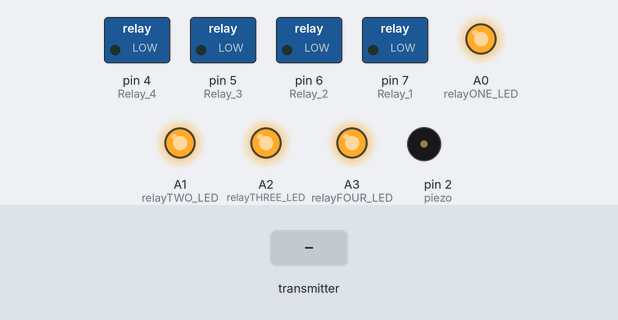
A sketch run on a simulated Arduino Uno, built with avr-gcc and run on an emulated ATmega328P. Shown: switched loads named in the sketch (green lamp = pin HIGH), output pins drawn as LEDs (lit = HIGH), buzzer (waves = sounding). The test bench sets the inputs (shaded band). No radio packets arrive unless stated; what the sketch prints to the serial monitor is not drawn.

Above: at 4.1 s.
At 6.1 s:
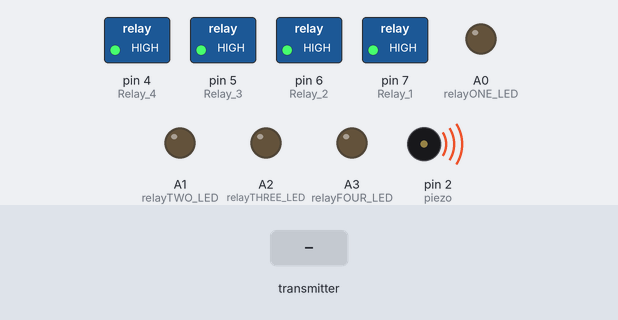
At 8.4 s:
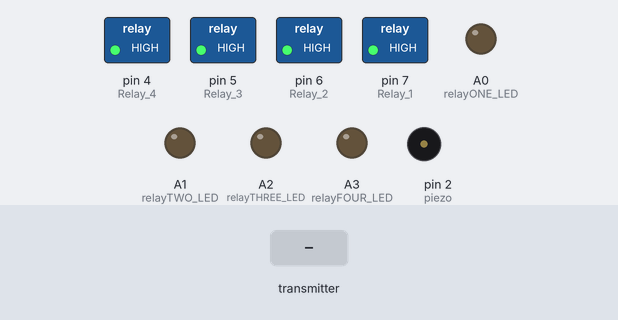
8.5 s: the transmitter starts sending msg.0 = 0
Timing chart, 0 to 11.5 s (numbered marks = the images above; inputs shaded):
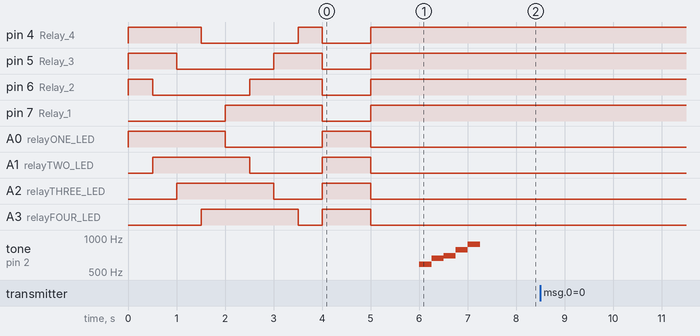

The sketch:

RELAY_RECEIVER_CODE.ino
```cpp
#include <SPI.h>
#include <nRF24L01.h>
#include <RF24.h>

#define RELAY_ON 0
#define RELAY_OFF 1

#define Relay_1 7
#define Relay_2 6
#define Relay_3 5
#define Relay_4 4

int piezo = 2;
int duration = 250;
int notes[] = {587, 659, 698, 783, 880};

int msg[1];
RF24 radio(9,10);//check your pin number on RF24 github check you have the right
//pin number for the arduino you're using. this pin is diffrent for diffrent arduino models.

const uint64_t pipe = 0xF0F0F0F0D2L;
int relayONE_LED = A0;
int relayTWO_LED = A1;
int relayTHREE_LED = A2;
int relayFOUR_LED = A3;

boolean circuitActive = false;

void setup(void)
{
  pinMode(piezo, OUTPUT);
  Serial.begin(9600);
  digitalWrite(Relay_1, RELAY_OFF);
  digitalWrite(Relay_2, RELAY_OFF);
  digitalWrite(Relay_3, RELAY_OFF);
  digitalWrite(Relay_4, RELAY_OFF);

  radio.begin();
  radio.openReadingPipe(1, pipe);
  radio.startListening();

  pinMode(Relay_1, OUTPUT);
  pinMode(Relay_2, OUTPUT);
  pinMode(Relay_3, OUTPUT);
  pinMode(Relay_4, OUTPUT);
  pinMode(relayONE_LED, OUTPUT);
  pinMode(relayTWO_LED, OUTPUT);
  pinMode(relayTHREE_LED, OUTPUT);
  pinMode(relayFOUR_LED, OUTPUT);
  relayTest();
}

void loop(void)
{
  if(circuitActive == true)
  {
  if(radio.available()){
    bool done = false;
    while (!done) {
      done = radio.read(msg, 1);
      Serial.println(msg[0]);
      if (msg[0] == 10) {
      digitalWrite(Relay_1, RELAY_ON);
      digitalWrite(relayONE_LED, HIGH);
      }else if(msg[0] == 11){
        digitalWrite(Relay_1, RELAY_OFF);
        digitalWrite(relayONE_LED, LOW);
      }else if(msg[0] == 12){
        digitalWrite(Relay_2, RELAY_ON);
        digitalWrite(relayTWO_LED, HIGH);
      }else if(msg[0] == 13){
        digitalWrite(Relay_2, RELAY_OFF);
        digitalWrite(relayTWO_LED, LOW);
      }else if(msg[0] == 14){
        digitalWrite(Relay_3, RELAY_ON);
        digitalWrite(relayTHREE_LED, HIGH);
      }else if(msg[0] == 15){
        digitalWrite(Relay_3, RELAY_OFF);
        digitalWrite(relayTHREE_LED, LOW);
      }else if(msg[0] == 16){
        digitalWrite(Relay_4, RELAY_ON);
        digitalWrite(relayFOUR_LED, HIGH);
      }else if(msg[0] == 17){
        digitalWrite(Relay_4, RELAY_OFF);
        digitalWrite(relayFOUR_LED, LOW);
        }
      }
    }
  }
}

void relayTest(){
 //---( Turn all 4 relays ON in sequence)--//
  digitalWrite(Relay_1, RELAY_ON);
  digitalWrite(relayONE_LED, HIGH);
  delay(500);
  digitalWrite(Relay_2, RELAY_ON);
  digitalWrite(relayTWO_LED, HIGH);
  delay(500);
  digitalWrite(Relay_3, RELAY_ON);
  digitalWrite(relayTHREE_LED, HIGH);
  delay(500);
  digitalWrite(Relay_4, RELAY_ON);
  digitalWrite(relayFOUR_LED, HIGH);
  delay(500);
 //---( Turn all 4 relays OFF in sequence)--//
  digitalWrite(Relay_1, RELAY_OFF);
  digitalWrite(relayONE_LED, LOW);
  delay(500);
  digitalWrite(Relay_2, RELAY_OFF);
  digitalWrite(relayTWO_LED, LOW);
  delay(500);
  digitalWrite(Relay_3, RELAY_OFF);
  digitalWrite(relayTHREE_LED, LOW);
  delay(500);
  digitalWrite(Relay_4, RELAY_OFF);
  digitalWrite(relayFOUR_LED, LOW);
  delay(500);
//---( Turn all relays on)---//
  digitalWrite(Relay_1, RELAY_ON);
  digitalWrite(relayONE_LED, HIGH);
  digitalWrite(Relay_2, RELAY_ON);
  digitalWrite(relayTWO_LED, HIGH);
  digitalWrite(Relay_3, RELAY_ON);
  digitalWrite(relayTHREE_LED, HIGH);
  digitalWrite(Relay_4, RELAY_ON);
  digitalWrite(relayFOUR_LED, HIGH);
  delay(1000);
  digitalWrite(Relay_1, RELAY_OFF);
  digitalWrite(relayONE_LED, LOW);
  digitalWrite(Relay_2, RELAY_OFF);
  digitalWrite(relayTWO_LED, LOW);
  digitalWrite(Relay_3, RELAY_OFF);
  digitalWrite(relayTHREE_LED, LOW);
  digitalWrite(Relay_4, RELAY_OFF);
  digitalWrite(relayFOUR_LED, LOW);
  delay(1000);
  playTone();
}

 void playTone() {
  for (int i=0; i <5; i++)
  {
    tone(piezo, notes[i], duration);
    delay(duration);
  }
  circuitActive = true;
}
```

Measured:
- after the input at 8.5 s, every drawn part: stays the same
